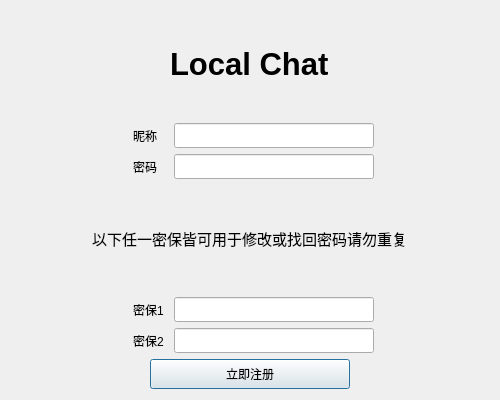
<?xml version="1.0" encoding="UTF-8"?>
<ui version="4.0">
 <class>RegisterDialog</class>
 <widget class="QDialog" name="RegisterDialog">
  <property name="geometry">
   <rect>
    <x>0</x>
    <y>0</y>
    <width>500</width>
    <height>400</height>
   </rect>
  </property>
  <property name="windowTitle">
   <string>Register</string>
  </property>
  <layout class="QVBoxLayout" name="verticalLayout">
   <item alignment="Qt::AlignHCenter">
    <widget class="QLabel" name="label">
     <property name="font">
      <font>
       <pointsize>23</pointsize>
       <weight>75</weight>
       <bold>true</bold>
      </font>
     </property>
     <property name="layoutDirection">
      <enum>Qt::LeftToRight</enum>
     </property>
     <property name="text">
      <string>Local Chat</string>
     </property>
    </widget>
   </item>
   <item>
    <layout class="QHBoxLayout" name="horizontalLayout" stretch="1,2">
     <item alignment="Qt::AlignRight">
      <widget class="QLabel" name="label_4">
       <property name="minimumSize">
        <size>
         <width>35</width>
         <height>25</height>
        </size>
       </property>
       <property name="maximumSize">
        <size>
         <width>35</width>
         <height>25</height>
        </size>
       </property>
       <property name="text">
        <string>昵称</string>
       </property>
      </widget>
     </item>
     <item alignment="Qt::AlignLeft">
      <widget class="QLineEdit" name="NicknameLEdit">
       <property name="sizePolicy">
        <sizepolicy hsizetype="Fixed" vsizetype="Fixed">
         <horstretch>0</horstretch>
         <verstretch>0</verstretch>
        </sizepolicy>
       </property>
       <property name="minimumSize">
        <size>
         <width>200</width>
         <height>25</height>
        </size>
       </property>
       <property name="maximumSize">
        <size>
         <width>200</width>
         <height>25</height>
        </size>
       </property>
      </widget>
     </item>
    </layout>
   </item>
   <item>
    <layout class="QHBoxLayout" name="horizontalLayout_2" stretch="1,2">
     <item alignment="Qt::AlignRight">
      <widget class="QLabel" name="label_6">
       <property name="minimumSize">
        <size>
         <width>35</width>
         <height>25</height>
        </size>
       </property>
       <property name="maximumSize">
        <size>
         <width>35</width>
         <height>25</height>
        </size>
       </property>
       <property name="text">
        <string>密码</string>
       </property>
      </widget>
     </item>
     <item alignment="Qt::AlignLeft">
      <widget class="QLineEdit" name="PswdLEdit">
       <property name="sizePolicy">
        <sizepolicy hsizetype="Fixed" vsizetype="Fixed">
         <horstretch>0</horstretch>
         <verstretch>0</verstretch>
        </sizepolicy>
       </property>
       <property name="minimumSize">
        <size>
         <width>200</width>
         <height>25</height>
        </size>
       </property>
       <property name="maximumSize">
        <size>
         <width>200</width>
         <height>25</height>
        </size>
       </property>
      </widget>
     </item>
    </layout>
   </item>
   <item alignment="Qt::AlignHCenter">
    <widget class="QLabel" name="label_2">
     <property name="font">
      <font>
       <pointsize>11</pointsize>
      </font>
     </property>
     <property name="text">
      <string>以下任一密保皆可用于修改或找回密码请勿重复</string>
     </property>
    </widget>
   </item>
   <item>
    <layout class="QHBoxLayout" name="horizontalLayout_3" stretch="1,2">
     <item alignment="Qt::AlignRight">
      <widget class="QLabel" name="label_3">
       <property name="minimumSize">
        <size>
         <width>35</width>
         <height>25</height>
        </size>
       </property>
       <property name="maximumSize">
        <size>
         <width>35</width>
         <height>25</height>
        </size>
       </property>
       <property name="text">
        <string>密保1</string>
       </property>
      </widget>
     </item>
     <item alignment="Qt::AlignLeft">
      <widget class="QLineEdit" name="PkeyLEdit1">
       <property name="sizePolicy">
        <sizepolicy hsizetype="Fixed" vsizetype="Fixed">
         <horstretch>0</horstretch>
         <verstretch>0</verstretch>
        </sizepolicy>
       </property>
       <property name="minimumSize">
        <size>
         <width>200</width>
         <height>25</height>
        </size>
       </property>
       <property name="maximumSize">
        <size>
         <width>200</width>
         <height>25</height>
        </size>
       </property>
      </widget>
     </item>
    </layout>
   </item>
   <item>
    <layout class="QHBoxLayout" name="horizontalLayout_5" stretch="1,2">
     <property name="spacing">
      <number>6</number>
     </property>
     <item alignment="Qt::AlignRight">
      <widget class="QLabel" name="label_7">
       <property name="minimumSize">
        <size>
         <width>35</width>
         <height>25</height>
        </size>
       </property>
       <property name="maximumSize">
        <size>
         <width>35</width>
         <height>25</height>
        </size>
       </property>
       <property name="text">
        <string>密保2</string>
       </property>
      </widget>
     </item>
     <item alignment="Qt::AlignLeft">
      <widget class="QLineEdit" name="PkeyLEdit2">
       <property name="sizePolicy">
        <sizepolicy hsizetype="Fixed" vsizetype="Fixed">
         <horstretch>0</horstretch>
         <verstretch>0</verstretch>
        </sizepolicy>
       </property>
       <property name="minimumSize">
        <size>
         <width>200</width>
         <height>25</height>
        </size>
       </property>
       <property name="maximumSize">
        <size>
         <width>200</width>
         <height>25</height>
        </size>
       </property>
      </widget>
     </item>
    </layout>
   </item>
   <item alignment="Qt::AlignHCenter">
    <widget class="QPushButton" name="RegisterPBtn">
     <property name="minimumSize">
      <size>
       <width>200</width>
       <height>30</height>
      </size>
     </property>
     <property name="maximumSize">
      <size>
       <width>200</width>
       <height>30</height>
      </size>
     </property>
     <property name="text">
      <string>立即注册</string>
     </property>
    </widget>
   </item>
  </layout>
 </widget>
 <resources/>
 <connections/>
</ui>
